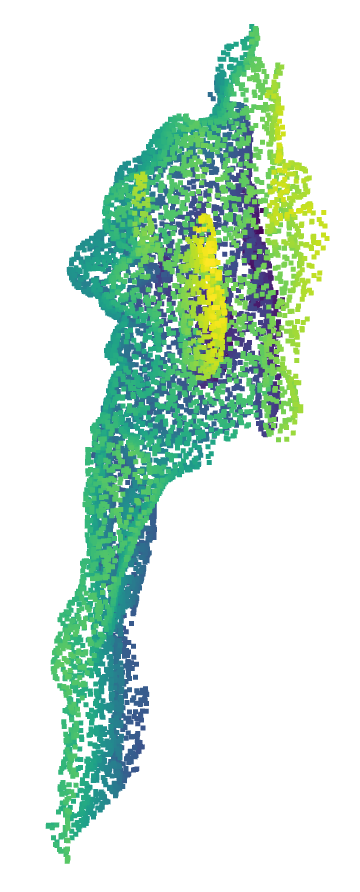
#> input picture ground.png, 360 x 892 px
$ python combine.py
#> lines starting #> are read from the running program, lines starting #| are printed output that depends on the picture
from PIL import Image, ImageDraw, ImageFont

# Open the images
ground_truth = Image.open("ground.png")
#> ground_truth is the input picture: PIL image 360x892 RGBA; mean R, G, B, A 209.4, 231.6, 218.6, 255
predicted = Image.open("predicted.png")
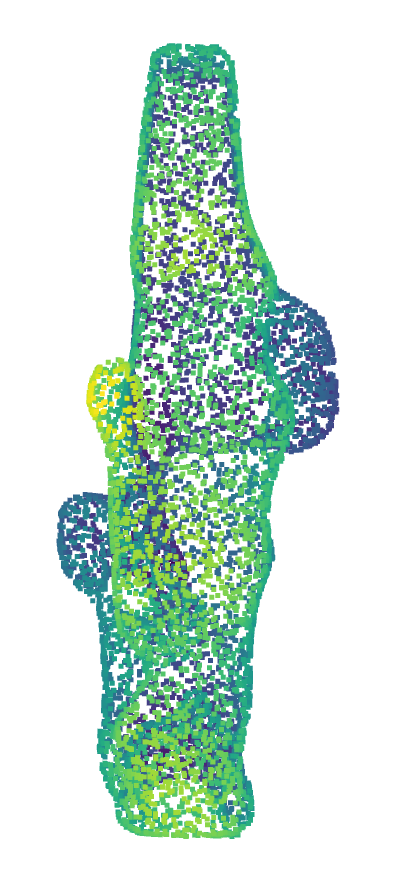
#> input picture predicted.png, 416 x 882 px
#> predicted is the input picture: PIL image 416x882 RGBA; mean R, G, B, A 207.4, 228, 217.3, 255

# Resize predicted to match ground_truth dimensions
predicted = predicted.resize(ground_truth.size)
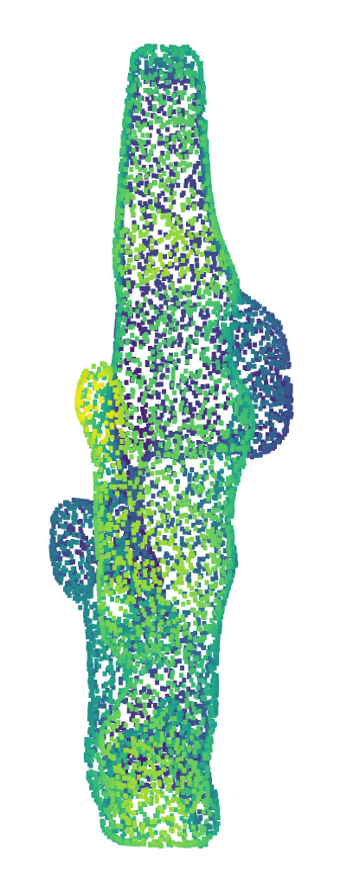
#> predicted: PIL image 360x892 RGBA; mean R, G, B, A 207.2, 227.8, 217.2, 255

# Create a new image with a white background
combined_width = ground_truth.width
#> combined_width = 360
combined_height = ground_truth.height + predicted.height
#> combined_height = 1784
combined_image = Image.new('RGBA', (combined_width, combined_height), (255, 255, 255, 255))
#> combined_image: PIL image 360x1784 RGBA; every value is 255

# Paste the ground truth image at the top
combined_image.paste(ground_truth, (0, 0))
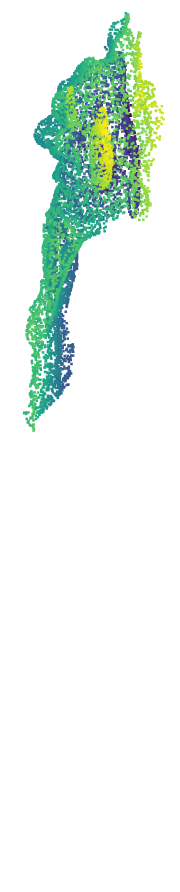
#> combined_image: PIL image 360x1784 RGBA (shown at 1/2 size); mean R, G, B, A 232.2, 243.3, 236.8, 255

# Paste the predicted image below the ground truth image
combined_image.paste(predicted, (0, ground_truth.height))
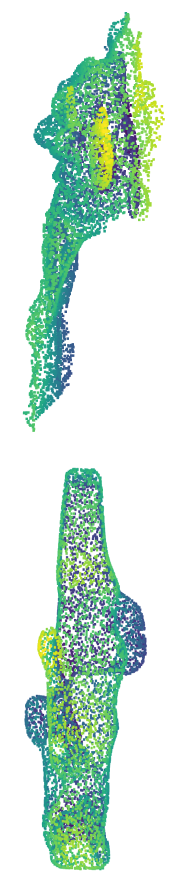
#> combined_image: PIL image 360x1784 RGBA (shown at 1/2 size); mean R, G, B, A 208.3, 229.7, 217.9, 255

# Add labels to the images
draw = ImageDraw.Draw(combined_image)
font_size = 24
font = ImageFont.load_default()
label_height = font.getsize("Text")[1]

# Ground Truth label
draw.text((10, ground_truth.height - label_height - 10), "Ground Truth", (0, 0, 0), font=font)

# Predicted label
draw.text((10, combined_height - label_height - 10), "Predicted", (0, 0, 0), font=font)

# Save the combined image with labels to a file
output_combined_image_path = "/mnt/data/combined_image_with_labels.png"
combined_image.save(output_combined_image_path)

output_combined_image_path
